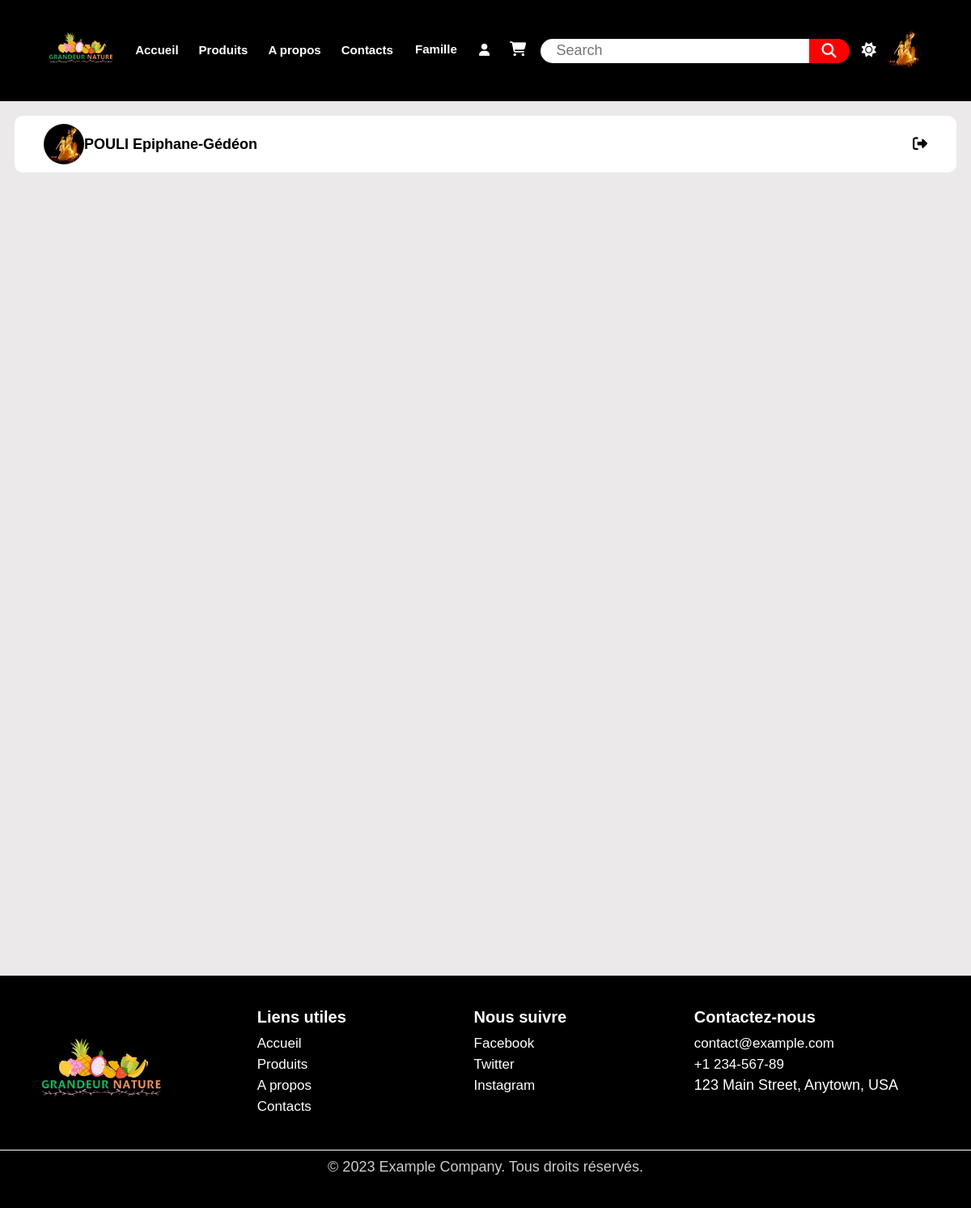
The app's page /profil (signed in) with its own data.
### app/models.py (models this page shows)
class Utilisateur(db.Model,UserMixin):
    id=db.Column(db.Integer, primary_key=True, autoincrement=True)
    nom= db.Column(db.String(50),unique=False,nullable=False)
    prenom= db.Column(db.String(50),unique=False,nullable=False)
    email= db.Column(db.String(50),unique=True,nullable=False)
    mot_pass= db.Column(db.String(50),unique=False,nullable=False)
    image=db.Column(db.String(50),unique=False,nullable=False)
    admin =db.Column(db.Boolean,unique=False,nullable=False,default=False)
    created_at=db.Column(db.Date,default=datetime.datetime.today())
    produit=db.relationship('Produit',backref='Utilisateur')
    contact=db.relationship('Categorie',backref='Utilisateur')

### app/routes.py (the view)
@app.route("/profil")
def profil():
    if current_user.is_authenticated:
        return render_template("profil.html")
    else:
        return redirect(url_for('login'))

### app/routes.py (called while the page is built)
@login_manager.user_loader
def load_user(user_id):
    return Utilisateur.query.get(user_id)

### app/templates/profil.html (shortened to what this page needs)
{% extends 'base.html' %}
{% block content %}
<div class="main-content">
    <div class="header-wrapper">
        <div class="user-info">
            <div class="box">
                <img src="{{url_for('static',filename='Images/'+current_user.image)}}" alt="">
                <h1>{{current_user.nom}}  {{current_user.prenom}}</h1>
            </div>
        </div>
        <a href="logout/{{current_user.id}}">
            <i class="fa-solid fa-right-from-bracket"></i>
        </a>
    </div>
</div>
{%endblock%}

### app/templates/base.html (shortened to what this page needs)
<!DOCTYPE html>
<html lang="fr">
<head>
    <link rel="stylesheet" href="https://cdnjs.cloudflare.com/ajax/libs/font-awesome/6.5.1/css/all.min.css" />
    <link rel="stylesheet" type="text/css" href="{{url_for('static',filename='Style/style.css')}}">
</head>
<body>
    <nav class="navbar">
        <div class="logo"><a href="{{url_for('index')}}"><img src="{{url_for('static', filename='Images/logo-removebg-preview.png')}}" alt=""></a></div>
        <ul class="menu">
            <li><a href="{{url_for('index')}}">Accueil</a></li>
            <li><a href="{{url_for('produits')}}">Produits</a></li>
            <li><a href="{{url_for('apropos')}}">A propos</a></li>
            <li><a href="{{url_for('contact')}}">Contacts</a></li>
        </ul>
        <ul class="menuderoulant">
            <li><a>Famille</a>
            </li>
        </ul>
        <ul class="menu">
            {%if current_user.admin%}
            <li><a href="{{url_for('admin')}}" class="fa-solid fa-user"></a></li>
            {%else%}
            <li><a href="{{url_for('profil')}}" class="fa-solid fa-user"></a></li>
            {%endif%}
            <li><a href="{{url_for('panier')}}"><i class="fa-solid fa-cart-shopping"></i></a></li>
        </ul>
        <div class="box">
            <div class="search-box">
                <input type="text" placeholder="Search">
                <button class="icon">
                    <i class="fas fa-search"></i>
                </button>
            </div>
        </div>
        <button onclick="toggleDarkMode()" class="theme"><i class=" icon-theme fa-solid fa-sun"></i></button>
        {%if current_user.is_authenticated%}
        <div class="user-info">
            <img src="{{url_for('static',filename='Images/'+current_user.image)}}" alt="">
        </div>
        {%endif%}
    </nav>
    {%block content%}
    {%endblock%}
    <footer>
        <div class="container">
            <div class="footer-content">
                <div class="footer-logo"><a href="{{url_for('index')}}"><img src="{{url_for('static', filename='Images/logo-removebg-preview.png')}}" alt=""></a></div>
                <div class="footer-section">
                    <h3>Liens utiles</h3>
                    <ul>
                        <li><a href="{{ url_for('index') }}">Accueil</a></li>
                        <li><a href="{{ url_for('produits') }}">Produits</a></li>
                        <li><a href="{{ url_for('apropos') }}">A propos</a></li>
                        <li><a href="{{ url_for('contact') }}">Contacts</a></li>
                    </ul>
                </div>
                <div class="footer-section">
                    <h3>Nous suivre</h3>
                    <ul>
                        <li><a href="#">Facebook</a></li>
                        <li><a href="#">Twitter</a></li>
                        <li><a href="#">Instagram</a></li>
                    </ul>
                </div>
                <div class="footer-section">
                    <h3>Contactez-nous</h3>
                    <ul>
                        <li><a href="mailto:contact@example.com">contact@example.com</a></li>
                        <li><a href="tel:+123456789">+1 234-567-89</a></li>
                        <li>123 Main Street, Anytown, USA</li>
                    </ul>
                </div>
            </div>
        </div>
        <div class="footer-copyright">
            <p>© 2023 Example Company. Tous droits réservés.</p>
        </div>
    </footer>
</body>
</html>

### app/static/Style/style.css (style rules this page uses)
* { margin: 0; padding: 0; box-sizing: border-box; font-family: 'Arial', Helvetica, sans-serif; font-size: large; }
.navbar { padding: 20px 5%; display: flex; justify-content: space-between; align-items: center; background-color: black; top: 0%; position: sticky; width: 100%; box-shadow: rgba(255,255,255,0.2); z-index: 999; }
.navbar .menu li { list-style: none; display: inline-block; }
.navbar .menu li a { display: block; margin-left: 20px; color: white; border-bottom: 4px solid transparent; text-decoration: none; font-size: 15px; font-weight: bold; }
.theme { color: white; background: none; border: none; cursor: pointer; }
.logo img { width: 80px; }
.menuderoulant { list-style: none; }
.navbar .menuderoulant li a { display: block; margin-left: 20px; color: white; border-bottom: 4px solid transparent; text-decoration: none; font-size: 15px; font-weight: bold; }
.box { max-width: 400px; width: 100%; }
.box .search-box { position: relative; height: 30px; max-width: 380px; margin: auto; box-shadow: 0 5px 10px rgba(0, 0, 0, 0.25); border-radius: 25px; }
.search-box input { position: absolute; height: 100%; width: 100%; border-radius: 25px; background: #fff; outline: none; border: none; padding-left: 20px; font-size: 18px; }
.search-box .icon { position: absolute; right: -2px; top: 0; width: 50px; background: red; height: 100%; display: flex; justify-content: center; align-items: center; text-align: center; line-height: 50px; color: #fff; font-size: 20px; border-radius: 0 25px 25px 0; border: none; cursor: pointer; }
.user-info img { width: 50px; height: 50px; cursor: pointer; border-radius: 50%; }
footer { background-color: #000; color: #fff; padding: 40px 0; }
.container { max-width: 1100px; margin: 0 auto; display: flex; justify-content: space-between; align-items: center; }
.footer-logo img { width: 150px; }
.footer-content { display: flex; justify-content: space-between; align-items: flex-start; flex: 1; }
.footer-section { margin-right: 40px; }
.footer-section h3 { font-size: 20px; font-weight: bold; margin-bottom: 10px; color: #fff; }
.footer-section ul { list-style: none; padding: 0; margin: 0; }
.footer-section li { margin-bottom: 5px; }
.footer-section a { color: white; font-size: 17px; text-decoration: none; transition: color 0.3s; }
.footer-copyright { text-align: center; margin-top: 20px; font-size: 14px; color: #ccc; border-top: solid 1px #fff; }
.footer-copyright p { margin-top: 10px; }

### app/templates/profil.html (style rules this page uses)
.main-content { position: relative; background: #ebe9e9; width: 100%; padding: 1rem; min-height: 1080px; }
.header-wrapper img { width: 50px; height: 50px; cursor: pointer; border-radius: 50%; }
.header-wrapper { display: flex; justify-content: space-between; align-items: center; flex-wrap: wrap; background: #fff; border-radius: 10px; padding: 10px 2rem; margin-bottom: 1rem; }
.header-wrapper a { color: #000; }
.user-info .box { display: flex; align-items: center; justify-content: space-between; }

### records on screen
Utilisateur: image (picture), nom "POULI", prenom "Epiphane-Gédéon"
